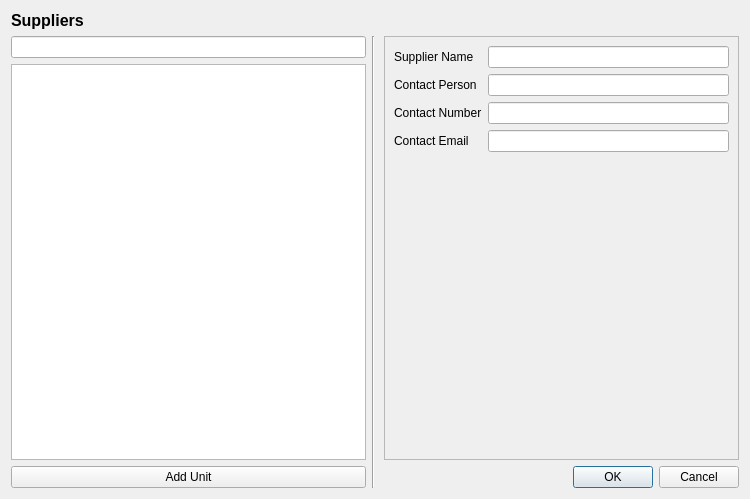
<?xml version="1.0" encoding="UTF-8"?>
<ui version="4.0">
 <class>Dialog</class>
 <widget class="QDialog" name="Dialog">
  <property name="geometry">
   <rect>
    <x>0</x>
    <y>0</y>
    <width>750</width>
    <height>499</height>
   </rect>
  </property>
  <property name="windowTitle">
   <string>Dialog</string>
  </property>
  <layout class="QGridLayout" name="gridLayout">
   <item row="0" column="0">
    <widget class="QLabel" name="label">
     <property name="sizePolicy">
      <sizepolicy hsizetype="Preferred" vsizetype="Fixed">
       <horstretch>0</horstretch>
       <verstretch>0</verstretch>
      </sizepolicy>
     </property>
     <property name="font">
      <font>
       <pointsize>12</pointsize>
       <weight>75</weight>
       <bold>true</bold>
      </font>
     </property>
     <property name="text">
      <string>Suppliers</string>
     </property>
    </widget>
   </item>
   <item row="2" column="2" colspan="2">
    <widget class="QDialogButtonBox" name="buttonBox">
     <property name="standardButtons">
      <set>QDialogButtonBox::Cancel|QDialogButtonBox::Ok</set>
     </property>
    </widget>
   </item>
   <item row="1" column="1" rowspan="2" colspan="2">
    <widget class="Line" name="line">
     <property name="orientation">
      <enum>Qt::Vertical</enum>
     </property>
    </widget>
   </item>
   <item row="1" column="0" rowspan="2">
    <layout class="QVBoxLayout" name="verticalLayout">
     <item>
      <widget class="QLineEdit" name="lineEdit"/>
     </item>
     <item>
      <widget class="QTableWidget" name="tableWidget"/>
     </item>
     <item>
      <widget class="QPushButton" name="pushButton">
       <property name="text">
        <string>Add Unit</string>
       </property>
      </widget>
     </item>
    </layout>
   </item>
   <item row="1" column="3">
    <widget class="QFrame" name="frame">
     <property name="frameShape">
      <enum>QFrame::StyledPanel</enum>
     </property>
     <property name="frameShadow">
      <enum>QFrame::Raised</enum>
     </property>
     <layout class="QFormLayout" name="formLayout">
      <item row="0" column="0">
       <widget class="QLabel" name="label_5">
        <property name="text">
         <string>Supplier Name</string>
        </property>
       </widget>
      </item>
      <item row="0" column="1">
       <widget class="QLineEdit" name="lineEdit_3"/>
      </item>
      <item row="1" column="0">
       <widget class="QLabel" name="label_6">
        <property name="text">
         <string>Contact Person</string>
        </property>
       </widget>
      </item>
      <item row="1" column="1">
       <widget class="QLineEdit" name="lineEdit_4"/>
      </item>
      <item row="2" column="0">
       <widget class="QLabel" name="label_7">
        <property name="text">
         <string>Contact Number</string>
        </property>
       </widget>
      </item>
      <item row="2" column="1">
       <widget class="QLineEdit" name="lineEdit_5"/>
      </item>
      <item row="3" column="0">
       <widget class="QLabel" name="label_8">
        <property name="text">
         <string>Contact Email</string>
        </property>
       </widget>
      </item>
      <item row="3" column="1">
       <widget class="QLineEdit" name="lineEdit_6"/>
      </item>
     </layout>
    </widget>
   </item>
  </layout>
 </widget>
 <resources/>
 <connections/>
</ui>
